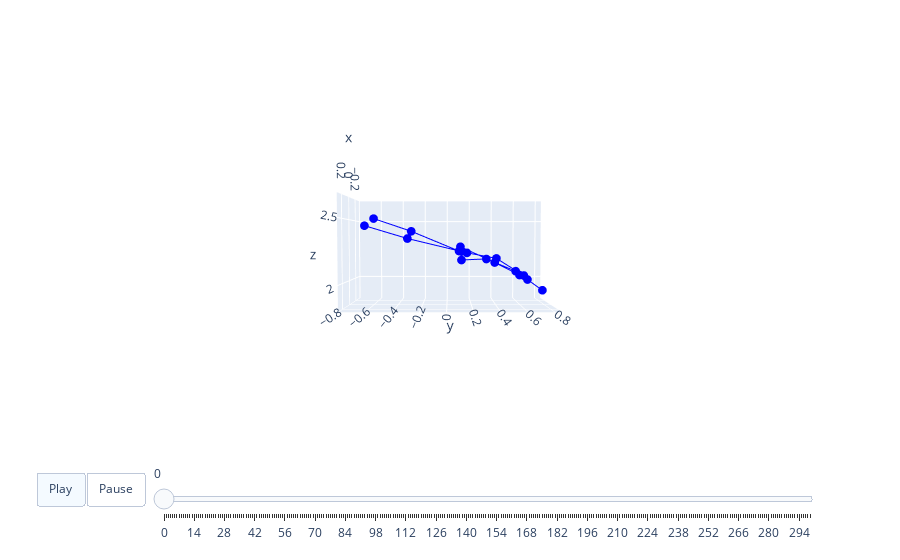

Notebook code for this chart:
### Code cell
DIRO_BONES = [(20,2), (2,3), (20,4), (4,5), (5,6), (20,8), (8,9), (9,10), (20,1), (1,0), (0,12), (12,13), (13,14), (0,16), (16,17), (17,18)]
def axis_standard(skeleton):
    skeleton = skeleton.copy()
#     skeleton[:, :, [0, 1, 2]] = skeleton[:, :, [2,0,1]]
    return skeleton
animate3d(_data[4,0,:300], DIRO_BONES, axis_standard=axis_standard)
